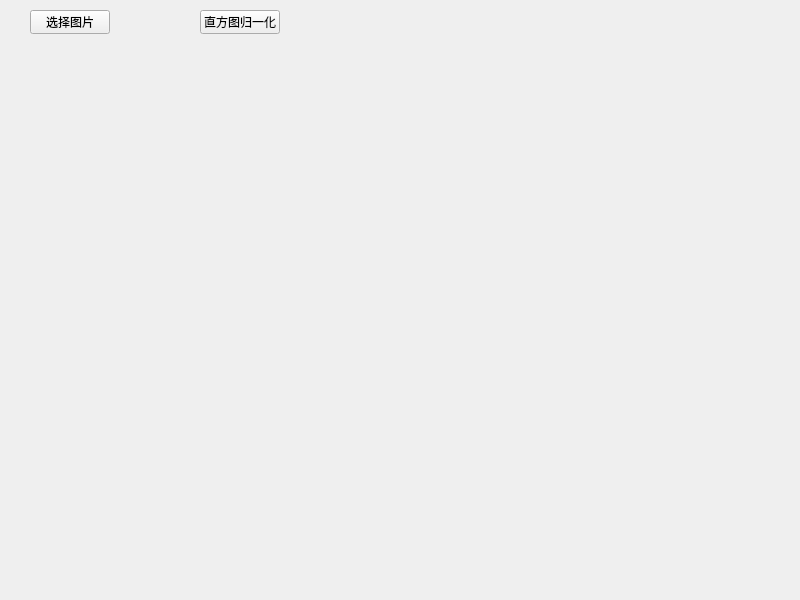
<?xml version="1.0" encoding="UTF-8"?>
<ui version="4.0">
 <class>Widget</class>
 <widget class="QWidget" name="Widget">
  <property name="geometry">
   <rect>
    <x>0</x>
    <y>0</y>
    <width>800</width>
    <height>600</height>
   </rect>
  </property>
  <property name="windowTitle">
   <string>Widget</string>
  </property>
  <widget class="QPushButton" name="choose_picture">
   <property name="geometry">
    <rect>
     <x>30</x>
     <y>10</y>
     <width>80</width>
     <height>24</height>
    </rect>
   </property>
   <property name="text">
    <string>选择图片</string>
   </property>
  </widget>
  <widget class="QLabel" name="picture_show">
   <property name="geometry">
    <rect>
     <x>30</x>
     <y>60</y>
     <width>256</width>
     <height>180</height>
    </rect>
   </property>
   <property name="minimumSize">
    <size>
     <width>256</width>
     <height>180</height>
    </size>
   </property>
   <property name="maximumSize">
    <size>
     <width>256</width>
     <height>180</height>
    </size>
   </property>
   <property name="text">
    <string/>
   </property>
  </widget>
  <widget class="QLabel" name="res_show">
   <property name="geometry">
    <rect>
     <x>340</x>
     <y>70</y>
     <width>256</width>
     <height>180</height>
    </rect>
   </property>
   <property name="minimumSize">
    <size>
     <width>256</width>
     <height>180</height>
    </size>
   </property>
   <property name="maximumSize">
    <size>
     <width>256</width>
     <height>180</height>
    </size>
   </property>
   <property name="text">
    <string/>
   </property>
  </widget>
  <widget class="QLabel" name="start_histogram_show">
   <property name="geometry">
    <rect>
     <x>30</x>
     <y>250</y>
     <width>256</width>
     <height>180</height>
    </rect>
   </property>
   <property name="minimumSize">
    <size>
     <width>256</width>
     <height>180</height>
    </size>
   </property>
   <property name="maximumSize">
    <size>
     <width>256</width>
     <height>180</height>
    </size>
   </property>
   <property name="text">
    <string/>
   </property>
  </widget>
  <widget class="QLabel" name="res_histogram_show">
   <property name="geometry">
    <rect>
     <x>380</x>
     <y>270</y>
     <width>256</width>
     <height>180</height>
    </rect>
   </property>
   <property name="minimumSize">
    <size>
     <width>256</width>
     <height>180</height>
    </size>
   </property>
   <property name="maximumSize">
    <size>
     <width>256</width>
     <height>180</height>
    </size>
   </property>
   <property name="text">
    <string/>
   </property>
  </widget>
  <widget class="QPushButton" name="normalization_button">
   <property name="geometry">
    <rect>
     <x>200</x>
     <y>10</y>
     <width>80</width>
     <height>24</height>
    </rect>
   </property>
   <property name="text">
    <string>直方图归一化</string>
   </property>
  </widget>
 </widget>
 <resources/>
 <connections/>
</ui>
